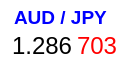
     <widget class="QWidget" name="widget1_22" native="true">
      <property name="geometry">
       <rect>
        <x>150</x>
        <y>360</y>
        <width>137</width>
        <height>68</height>
       </rect>
      </property>
      <property name="styleSheet">
       <string notr="true">background-color: rgb(255, 255, 255);
border-radius: 10px
</string>
      </property>
      <widget class="QLabel" name="labelAUDJPY1">
       <property name="geometry">
        <rect>
         <x>14</x>
         <y>2</y>
         <width>111</width>
         <height>31</height>
        </rect>
       </property>
       <property name="font">
        <font>
         <pointsize>14</pointsize>
         <weight>75</weight>
         <bold>true</bold>
        </font>
       </property>
       <property name="styleSheet">
        <string notr="true">color: rgb(0, 0, 255);
</string>
       </property>
       <property name="text">
        <string>AUD / JPY</string>
       </property>
      </widget>
      <widget class="QLabel" name="labelAUDJPY2">
       <property name="geometry">
        <rect>
         <x>12</x>
         <y>30</y>
         <width>61</width>
         <height>31</height>
        </rect>
       </property>
       <property name="font">
        <font>
         <pointsize>18</pointsize>
        </font>
       </property>
       <property name="styleSheet">
        <string notr="true"/>
       </property>
       <property name="text">
        <string>1.286</string>
       </property>
      </widget>
      <widget class="QLabel" name="labelAUDJPY3">
       <property name="geometry">
        <rect>
         <x>77</x>
         <y>30</y>
         <width>41</width>
         <height>31</height>
        </rect>
       </property>
       <property name="font">
        <font>
         <pointsize>18</pointsize>
        </font>
       </property>
       <property name="styleSheet">
        <string notr="true">color: rgb(255, 0, 0);
</string>
       </property>
       <property name="text">
        <string>703</string>
       </property>
      </widget>
     </widget>
